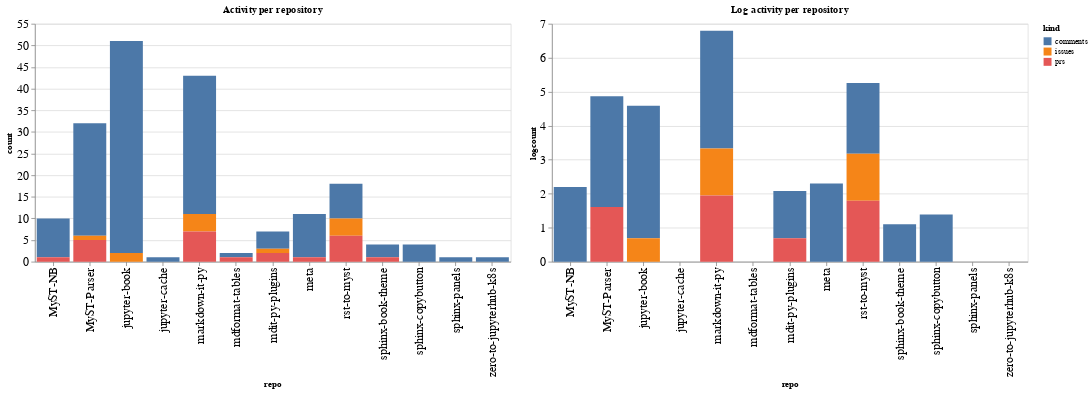

Notebook source saved alongside this figure:
### Code cell
ch1 = alt.Chart(repo_summaries, width=600, title="Activity per repository").mark_bar().encode(
    x='repo',
    y='count',
    color='kind',
    tooltip="kind"
)

ch2 = alt.Chart(repo_summaries, width=600, title="Log activity per repository").mark_bar().encode(
    x='repo',
    y='logcount',
    color='kind',
    tooltip="kind"
)

ch1 | ch2

### Figure 1 — Vega-Lite specification as saved in the notebook (floating-point values rounded to 4 significant figures)
{"config": {"axisLeft": {"labelFontSize": 15}, "axisBottom": {"labelFontSize": 15}}, "hconcat": [{"mark": "bar", "encoding": {"color": {"type": "nominal", "field": "kind"}, "tooltip": {"type": "nominal", "field": "kind"}, "x": {"type": "nominal", "field": "repo"}, "y": {"type": "quantitative", "field": "count"}}, "title": "Activity per repository", "width": 600}, {"mark": "bar", "encoding": {"color": {"type": "nominal", "field": "kind"}, "tooltip": {"type": "nominal", "field": "kind"}, "x": {"type": "nominal", "field": "repo"}, "y": {"type": "quantitative", "field": "logcount"}}, "title": "Log activity per repository", "width": 600}], "data": {"name": "data-7bf002fc1fd9a390cb20ac4a4e27af77"}, "$schema": "https://vega.github.io/schema/vega-lite/v4.8.1.json", "datasets": {"data-7bf002fc1fd9a390cb20ac4a4e27af77": [{"repo": "MyST-NB", "kind": "comments", "count": 9, "logcount": 2.197}, {"repo": "MyST-NB", "kind": "prs", "count": 1, "logcount": 0.0}, {"repo": "MyST-Parser", "kind": "comments", "count": 26, "logcount": 3.258}, {"repo": "MyST-Parser", "kind": "issues", "count": 1, "logcount": 0.0}, {"repo": "MyST-Parser", "kind": "prs", "count": 5, "logcount": 1.609}, {"repo": "jupyter-book", "kind": "comments", "count": 49, "logcount": 3.892}, {"repo": "jupyter-book", "kind": "issues", "count": 2, "logcount": 0.6931}, {"repo": "jupyter-cache", "kind": "comments", "count": 1, "logcount": 0.0}, {"repo": "markdown-it-py", "kind": "comments", "count": 32, "logcount": 3.466}, {"repo": "markdown-it-py", "kind": "issues", "count": 4, "logcount": 1.386}, {"repo": "markdown-it-py", "kind": "prs", "count": 7, "logcount": 1.946}, {"repo": "mdformat-tables", "kind": "comments", "count": 1, "logcount": 0.0}, {"repo": "mdformat-tables", "kind": "prs", "count": 1, "logcount": 0.0}, {"repo": "mdit-py-plugins", "kind": "comments", "count": 4, "logcount": 1.386}, {"repo": "mdit-py-plugins", "kind": "issues", "count": 1, "logcount": 0.0}, {"repo": "mdit-py-plugins", "kind": "prs", "count": 2, "logcount": 0.6931}, {"repo": "meta", "kind": "comments", "count": 10, "logcount": 2.303}, {"repo": "meta", "kind": "prs", "count": 1, "logcount": 0.0}, {"repo": "rst-to-myst", "kind": "comments", "count": 8, "logcount": 2.079}, {"repo": "rst-to-myst", "kind": "issues", "count": 4, "logcount": 1.386}, {"repo": "rst-to-myst", "kind": "prs", "count": 6, "logcount": 1.792}, {"repo": "sphinx-book-theme", "kind": "comments", "count": 3, "logcount": 1.099}, {"repo": "sphinx-book-theme", "kind": "prs", "count": 1, "logcount": 0.0}, {"repo": "sphinx-copybutton", "kind": "comments", "count": 4, "logcount": 1.386}, {"repo": "sphinx-panels", "kind": "comments", "count": 1, "logcount": 0.0}, {"repo": "zero-to-jupyterhub-k8s", "kind": "comments", "count": 1, "logcount": 0.0}]}}
